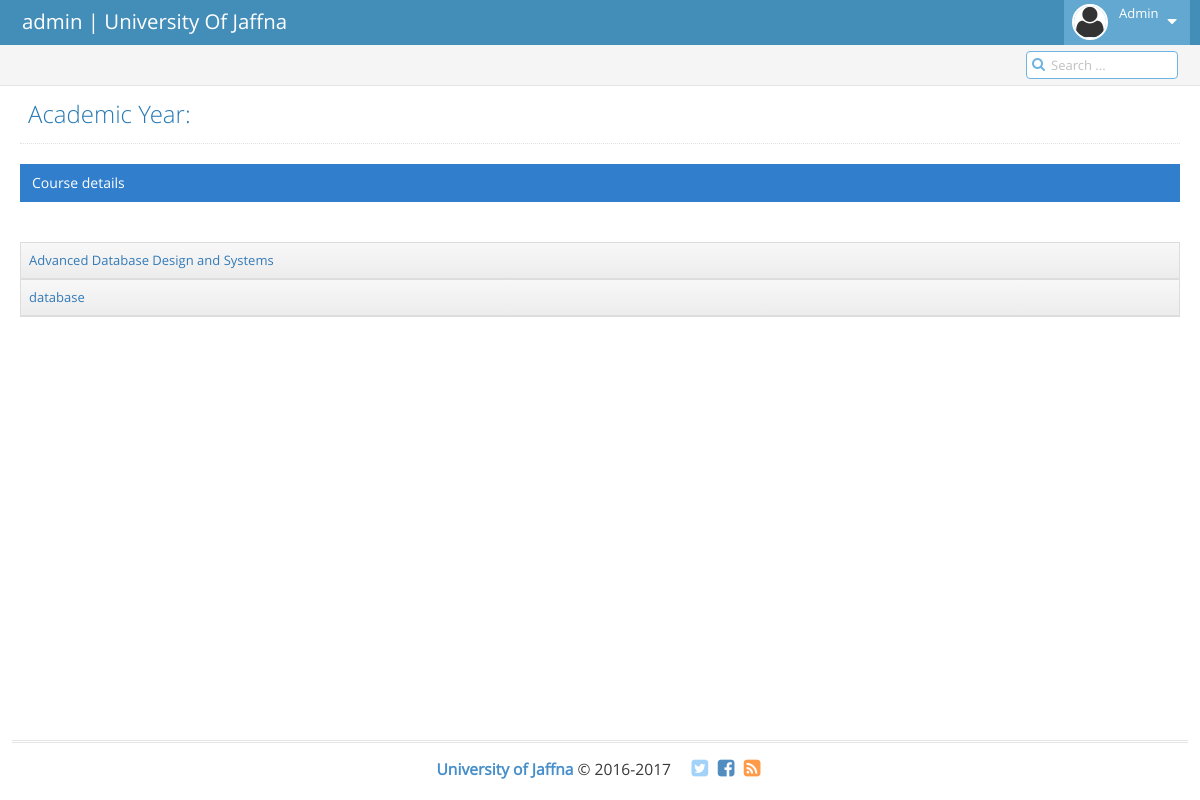
Screenshot of /lec_sub2.php (signed in) with the database file from the repository.
### tables this page shows
CREATE TABLE `add_course` (
  `id` int(11) NOT NULL,
  `couseid` varchar(50) NOT NULL,
  `coursename` varchar(50) NOT NULL,
  `dep_id` varchar(5) NOT NULL,
  `qstn_no` varchar(5) NOT NULL
);

### lec_sub2.php (the view, shortened to what this page needs)
<!DOCTYPE html>
<html lang="en">
	<head>
		<link rel="stylesheet" href="assets/css/bootstrap.min.css" />
		<link rel="stylesheet" href="assets/font-awesome/4.5.0/css/font-awesome.min.css" />
		<link rel="stylesheet" href="assets/css/ace.min.css" class="ace-main-stylesheet" id="main-ace-style" />
		<link rel="stylesheet" href="assets/css/ace-skins.min.css" />
		<link rel="stylesheet" href="assets/css/ace-rtl.min.css" />
	</head>
	<body class="no-skin">
		<div id="navbar" class="navbar navbar-default          ace-save-state">
			<div class="navbar-container ace-save-state" id="navbar-container">
				<div class="navbar-header pull-left">
					<a href="index.html" class="navbar-brand">
						<small>
							<?php echo $_SESSION['sess_username'];
							?>
 | University Of Jaffna
						</small>
					</a>
				</div>
				<div class="navbar-buttons navbar-header pull-right" role="navigation">
					<ul class="nav ace-nav">
						<li class="light-blue dropdown-modal">
							<a data-toggle="dropdown" href="#" class="dropdown-toggle">
								<img class="nav-user-photo" src="assets/images/avatars/avatar2.png" alt="Jason's Photo" />
								<span class="user-info">
									Admin
								</span>
								<i class="ace-icon fa fa-caret-down"></i>
							</a>
						</li>
					</ul>
				</div>
			</div>
		</div>
		<div class="main-container ace-save-state" id="main-container">
			<div class="main-content">
				<div class="main-content-inner">
					<div class="breadcrumbs ace-save-state" id="breadcrumbs">
						<div class="nav-search" id="nav-search">
							<form class="form-search">
								<span class="input-icon">
									<input type="text" placeholder="Search ..." class="nav-search-input" id="nav-search-input" autocomplete="off" />
									<i class="ace-icon fa fa-search nav-search-icon"></i>
								</span>
							</form>
						</div>
					</div>
					<div class="page-content">
          <div class="page-header">
							<h1>
								Academic Year:
							</h1>
						</div>
						<div class="row">
							<div class="col-xs-12">
								<div class="row">
									<div class="col-xs-12">
										<div class="clearfix">
										</div>
										<div class="table-header">
											Course details
										</div>
											<br>
										<div align="center"  >
<html>
<body>
<center>
<br>
<?php
$varid_id = $_GET['prop_id'];
$query ="SELECT * FROM  add_course";
$result=mysql_query($query);
$i =1;
?>
<form  action="Add_Academic_year_tables_Copy4details.php" method="POST" >
<table id="simple-table" class="table  table-bordered table-hover">
  <thead>
    <span class="green">
<?php
while($query_row =mysql_fetch_array($result))
  {
	   echo '<td><a href="lec_ex_type.php?prop_id='.$i.'?prop_id='.$varid_id.'">'.$query_row['coursename'].'</a></td>';
		$i++;
   }
?>
</thead>
</table>
</form>
</center>
</body>
</html>
										</div>
									</div>
								</div>
							</div>
						</div>
					</div>
				</div>
			</div>
			<div class="footer">
				<div class="footer-inner">
					<div class="footer-content">
						<span class="bigger-120">
							<span class="blue bolder">University of Jaffna</span> &copy; 2016-2017
						</span>
						<span class="action-buttons">
							<a href="#">
								<i class="ace-icon fa fa-twitter-square light-blue bigger-150"></i>
							</a>
							<a href="#">
								<i class="ace-icon fa fa-facebook-square text-primary bigger-150"></i>
							</a>
							<a href="#">
								<i class="ace-icon fa fa-rss-square orange bigger-150"></i>
							</a>
						</span>
					</div>
				</div>
			</div>
		</div>
	</body>
</html>

### rows the page displays
add_course: coursename "Advanced Database Design and Systems"
add_course: coursename "database"

### other values shown
$_SESSION['sess_username'] "admin"
